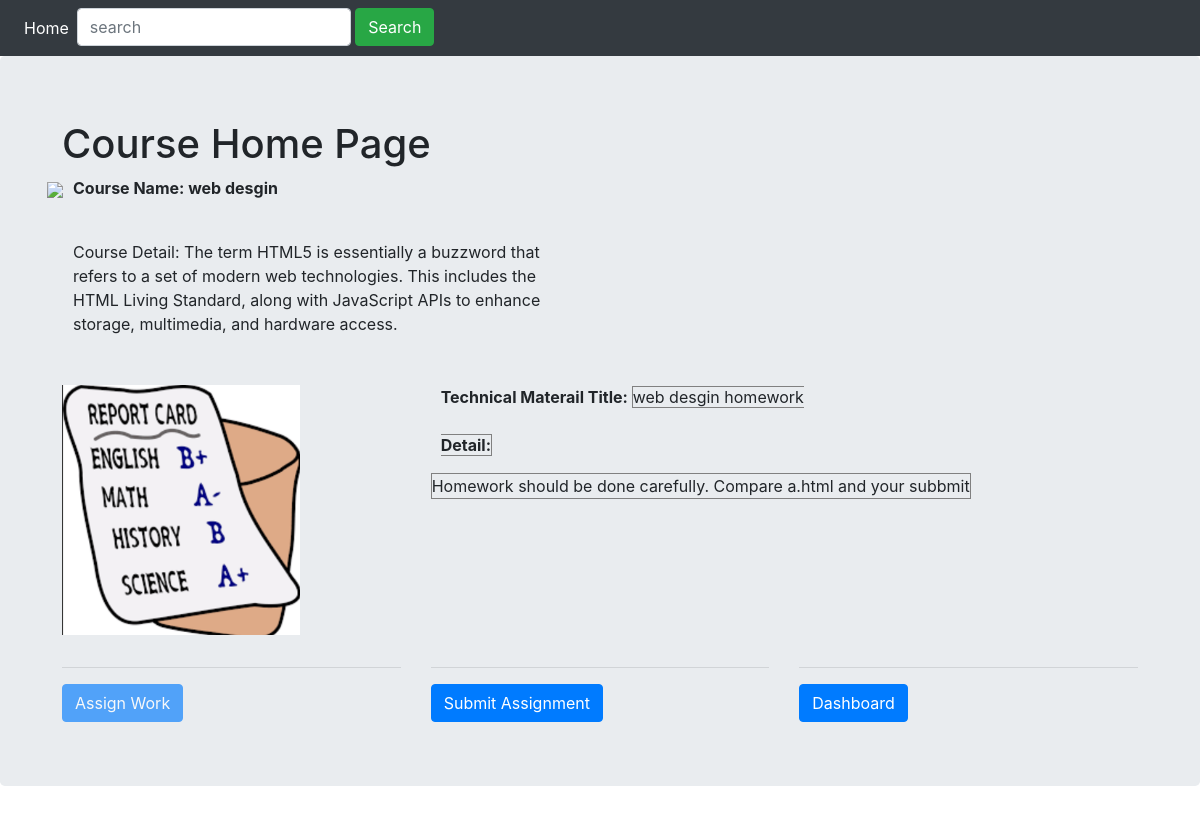
The page /course/1 on the database as committed earlier.
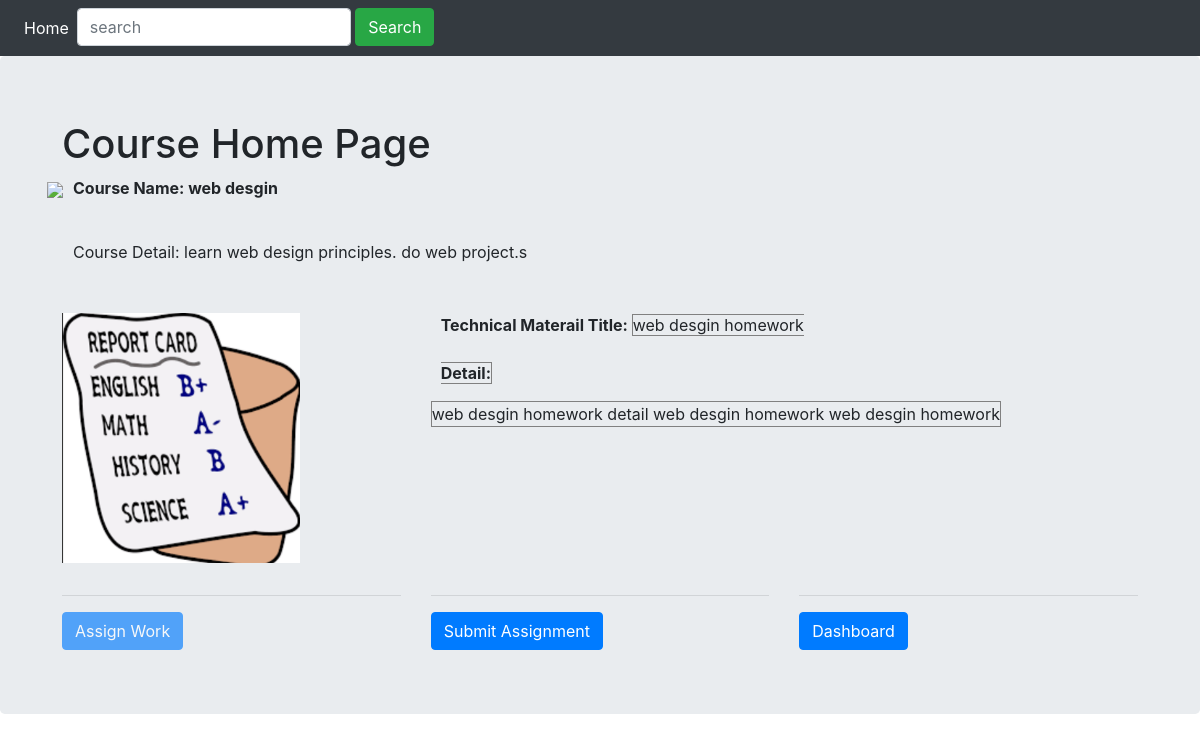
The same page on the database as committed later.
### wsgi.py (models this page shows, shortened)
class Blog(db.Model):
    id = db.Column(db.Integer,primary_key = True)
    title = db.Column(db.String(100))
    text = db.Column(db.Text)

class TeacherWork(db.Model):
    id = db.Column(db.Integer, primary_key=True)
    title = db.Column(db.String(80), unique=True)
    detail = db.Column(db.String(500))
    answer = db.Column(db.String(5000))
    course_id = db.Column(db.Integer)

### wsgi.py (the view)
@app.route('/course/<id>',methods = ['GET'])
def course_home(id):
    if request.method == 'GET':
        blog = Blog.query.filter_by(id = id).first_or_404()
        teacherWork = TeacherWork.query.filter_by(course_id = id).first()
        print(id, blog, 'in query_blog','@'*20)
        return rt('course.html',blog = blog, teacherWork=teacherWork)
    else:
        return '',204

### movie/templates/course.html (shortened to what this page needs)
<!DOCTYPE html>
<html lang="en">
  <head>
    <link rel='stylesheet' href='/static/bootstrap-4.5.2-dist/css/bootstrap.min.css'>
  </head>
  <body>
<nav class="navbar navbar-expand-lg navbar-dark bg-dark">
  <div class="collapse navbar-collapse" id="navbarSupportedContent">
    <ul class="navbar-nav mr-auto">
      <li class="nav-item active">
        <a class="nav-link" href="/home">Home <span class="sr-only">(current)</span></a>
      </li>
      <li class="nav-item active">
        <form class="form-inline my-2 my-lg-0 navbar-right" action="/home" method="POST">
                <div class="form-group">
                  <input type="text" name="keyword" placeholder="search" class="form-control" autofocus>&nbsp;
                </div>
              <input type="submit" value="Search" class="btn btn-success">
        </form>
      </li>
    </ul>
  </div>
</nav>
    <div class="jumbotron">
      <div class="container">
<div class="container">
   <h1>Course Home Page</h1>
  <div class="row">
    <div class="col-md4">
              <figure>
            <img src="/static/images/course.png" class="img-fluid" style="height:80px;">
        </figure>
    </div>
    <div class="col-md4">
        <p style="width:500px;padding-left:10px;font-weight: bold;">Course Name:
{{ blog.title }}
        </p>
        <br/>
        <p style="width:500px;padding-left:10px;">Course Detail: {{ blog.text }}
        </p>
    </div>
  </div>
  <div class="row">
  </div>
  <div class="row">
    <div class="col-sm-4">
              <figure>
            <img src="/static/images/ml.png" class="img-fluid" style="height:250px;">
        </figure>
    </div>
    <div class="col-sm-8">
        <p style="width:500px;padding-left:10px;">
            <span style="font-weight:bold;">Technical Materail Title: </span>
            <span id="titleLbl" style="border: 1px solid gray; " >
              <span>
     {{teacherWork.title}}
  </span>
       <br/><br/>
        <span style="font-weight:bold;">Detail: </span>
        <br/>
        <div style="border: 1px solid gray; display: inline-block">
      {{teacherWork.detail}}
        </div>
      </p>
    </div>
  </div>
    <div class="row">
      <div class="col-sm-4">
      <hr/>
      {% if session['isadmin'] and session['logged_in'] %}
      <button type="button" class="btn btn-primary" onclick="relocate_assignwork()">Assign Work</button>
      {% else %}
      <button type="button" class="btn btn-primary" disabled> Assign Work</button>
      {% endif %}
      </div>
      <div class="col-sm-4">
      <hr/>
      <button type="button" class="btn btn-primary" onclick="relocate_student()">Submit Assignment</button>
      </div>
      <div class="col-sm-4">
    <hr/>
      <button type="button" class="btn btn-primary" onclick="relocate_dashboard()">Dashboard</button>
      </div>
    </div>
</div>
      </div>
    </div>
  </body>
</html>

Rows that differ between the two databases and show on the page:
changed Blog "web desgin": text "The term HTML5 is essentially a buzzword that refers to a set of modern web technologies. This includes the HTML Living Standard, along with JavaScript APIs to enhance storage, multimedia, and hardware access." → "learn web design principles. do web project.s"
changed TeacherWork "web desgin homework": detail "Homework should be done carefully. Compare a.html and your subbmit" → "web desgin homework detail web desgin homework web desgin homework"
